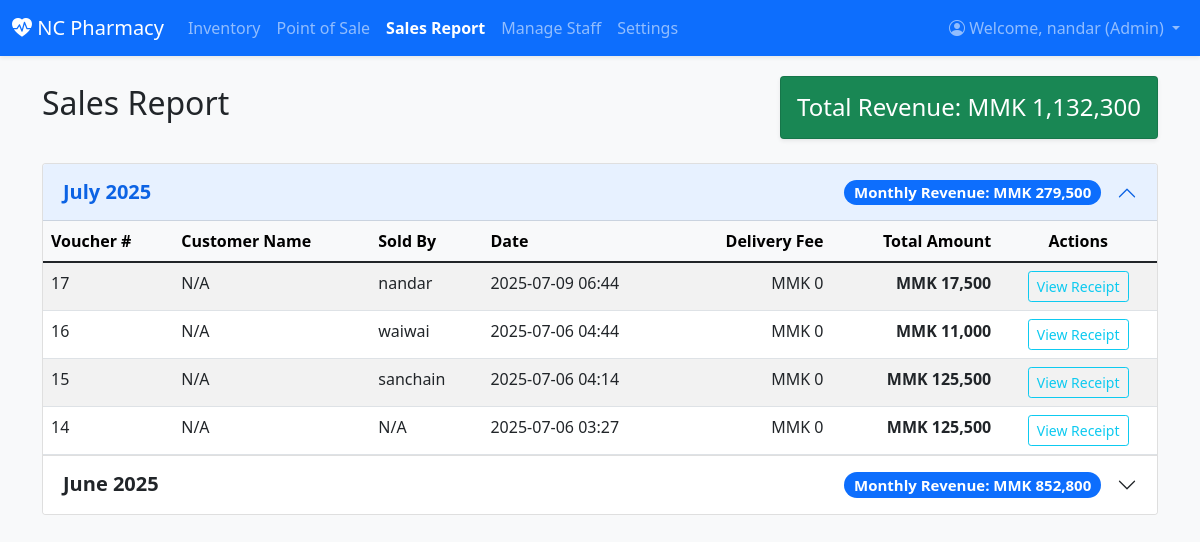
The page /sales/ (signed in) on the database its author committed.
### inventory/models.py (models this page shows, shortened)
class Profile(models.Model):
    user = models.OneToOneField(User, on_delete=models.CASCADE)
    ROLE_CHOICES = (
        ('admin', 'Admin'),
        ('staff', 'Staff'),
    )
    role = models.CharField(max_length=10, choices=ROLE_CHOICES, blank=True)
    permissions = models.ManyToManyField(Permission, blank=True)

class Sale(models.Model):
    created_at = models.DateTimeField(default=timezone.now)
    created_by = models.ForeignKey(User, on_delete=models.SET_NULL, null=True, blank=True, related_name='sales')
    delivery_fee = models.IntegerField(default=0)
    total_amount = models.IntegerField(default=0)
    customer_name = models.CharField(max_length=100, blank=True)
    customer_phone = models.CharField(max_length=20, blank=True)
    customer_address = models.TextField(blank=True)

### inventory/views.py (the view)
# urls.py: path('sales/', sales_report_view, name='sales_report'),
@login_required(login_url='/login/')
def sales_report_view(request):
    if not user_has_permission(request.user, 'view_sale'):
        messages.error(request, "You do not have permission to view sales reports.")
        return redirect('dashboard')
    sales_query = Sale.objects.select_related('created_by').all().order_by('-created_at')
    sales_by_month = OrderedDict()
    for sale in sales_query:
        month_start = sale.created_at.date().replace(day=1)
        if month_start not in sales_by_month:
            sales_by_month[month_start] = {
                'sales': [],
                'monthly_total': 0
            }
        sales_by_month[month_start]['sales'].append(sale)
        sales_by_month[month_start]['monthly_total'] += sale.total_amount
    total_revenue = sales_query.aggregate(total=Sum('total_amount'))['total'] or 0
    context = {
        'sales_by_month': sales_by_month,
        'total_revenue': total_revenue,
    }
    return render(request, 'inventory/sales_report.html', context)

### inventory/views.py (called while the page is built)
def is_admin(user):
    return user.is_authenticated and hasattr(user, 'profile') and user.profile.role == 'admin'

def user_has_permission(user, perm_codename):
    if not user.is_authenticated or not hasattr(user, 'profile'):
        return False
    if is_admin(user):
        return True
    return user.profile.permissions.filter(codename=perm_codename).exists()

### inventory/templates/inventory/sales_report.html (shortened to what this page needs)
{% extends 'inventory/base.html' %}
{% load humanize %}
{% block content %}
<div class="d-flex justify-content-between align-items-center mb-4">
    <h1 class="h2">Sales Report</h1>
    <div class="card bg-success text-white shadow-sm">
        <div class="card-body p-3">
            <h4 class="card-title mb-0">Total Revenue: MMK {{ total_revenue|floatformat:0|intcomma }}</h4>
        </div>
    </div>
</div>
<div class="accordion" id="salesReportAccordion">
    {% for month_date, data in sales_by_month.items %}
    <div class="accordion-item">
        <h2 class="accordion-header" id="heading-{{ forloop.counter }}">
            <button class="accordion-button fs-5 {% if not forloop.first %}collapsed{% endif %}" type="button" data-bs-toggle="collapse" data-bs-target="#collapse-{{ forloop.counter }}" aria-expanded="{% if forloop.first %}true{% else %}false{% endif %}" aria-controls="collapse-{{ forloop.counter }}">
                <div class="d-flex justify-content-between w-100 me-3">
                    <strong>{{ month_date|date:"F Y" }}</strong>
                    <span class="badge bg-primary rounded-pill">Monthly Revenue: MMK {{ data.monthly_total|floatformat:0|intcomma }}</span>
                </div>
            </button>
        </h2>
        <div id="collapse-{{ forloop.counter }}" class="accordion-collapse collapse {% if forloop.first %}show{% endif %}" aria-labelledby="heading-{{ forloop.counter }}" data-bs-parent="#salesReportAccordion">
            <div class="accordion-body p-0">
                <div class="table-responsive">
                    <table class="table table-striped table-hover mb-0">
                        <thead class="table-light">
                            <tr>
                                <th>Voucher #</th>
                                <th>Customer Name</th>
                                <th>Sold By</th>
                                <th>Date</th>
                                <th class="text-end">Delivery Fee</th>
                                <th class="text-end">Total Amount</th>
                                <th class="text-center">Actions</th>
                            </tr>
                        </thead>
                        <tbody>
                            {% for sale in data.sales %}
                            <tr>
                                <td>{{ sale.pk }}</td>
                                <td>{{ sale.customer_name|default:"N/A" }}</td>
                                <td>{{ sale.created_by.username|default:"N/A" }}</td>
                                <td>{{ sale.created_at|date:"Y-m-d H:i" }}</td>
                                <td class="text-end">MMK {{ sale.delivery_fee|floatformat:0|intcomma }}</td>
                                <td class="text-end fw-bold">MMK {{ sale.total_amount|floatformat:0|intcomma }}</td>
                                <td class="text-center">
                                    <a href="{% url 'sale_receipt' sale.pk %}" class="btn btn-sm btn-outline-info">View Receipt</a>
                                </td>
                            </tr>
                            {% endfor %}
                        </tbody>
                    </table>
                </div>
            </div>
        </div>
    </div>
    {% empty %}
    <div class="card">
        <div class="card-body text-center py-5">
            <p class="mb-0 text-muted">No sales have been recorded yet.</p>
        </div>
    </div>
    {% endfor %}
</div>
{% endblock %}

### inventory/templates/inventory/base.html (shortened to what this page needs)
{% load static %}
<!DOCTYPE html>
<html lang="en">
<head>
    <link href="https://cdn.jsdelivr.net/npm/bootstrap@5.1.3/dist/css/bootstrap.min.css" rel="stylesheet">
    <link rel="stylesheet" href="https://cdn.jsdelivr.net/npm/bootstrap-icons@1.8.1/font/bootstrap-icons.css">
</head>
<body>
    <nav class="navbar navbar-expand-lg navbar-dark bg-primary shadow-sm">
        <div class="container-fluid">
            <a class="navbar-brand" href="{% if user.is_authenticated %}{% url 'dashboard' %}{% else %}{% url 'login' %}{% endif %}">
                <i class="bi bi-heart-pulse-fill"></i> NC Pharmacy
            </a>
            {% if user.is_authenticated %}
            <div class="collapse navbar-collapse" id="navbarNav">
                <ul class="navbar-nav me-auto mb-2 mb-lg-0">
                    <li class="nav-item"><a class="nav-link {% if request.resolver_match.url_name == 'medicine_list' %}active{% endif %}" href="{% url 'medicine_list' %}">Inventory</a></li>
                    <li class="nav-item"><a class="nav-link {% if request.resolver_match.url_name == 'pos' %}active{% endif %}" href="{% url 'pos' %}">Point of Sale</a></li>
                    <li class="nav-item"><a class="nav-link {% if request.resolver_match.url_name == 'sales_report' %}active{% endif %}" href="{% url 'sales_report' %}">Sales Report</a></li>
                    {% if user.profile.role == 'admin' %}
                    <li class="nav-item"><a class="nav-link {% if request.resolver_match.url_name == 'manage_staff' %}active{% endif %}" href="{% url 'manage_staff' %}">Manage Staff</a></li>
                    <li class="nav-item"><a class="nav-link {% if request.resolver_match.url_name == 'settings' %}active{% endif %}" href="{% url 'settings' %}">Settings</a></li>
                    {% endif %}
                </ul>
                <ul class="navbar-nav ms-auto">
                    <li class="nav-item dropdown">
                        <a class="nav-link dropdown-toggle" href="#" id="navbarDropdown" role="button" data-bs-toggle="dropdown" aria-expanded="false">
                           <i class="bi bi-person-circle"></i> Welcome, {{ user.username }} ({{ user.profile.get_role_display }})
                        </a>
                    </li>
                </ul>
            </div>
            {% endif %}
        </div>
    </nav>
    <div class="container content-wrapper">
        {% block content %}{% endblock %}
    </div>
</body>
</html>

### inventory/templates/inventory/base.html (style rules this page uses)
body { background-color: #f8f9fa; }
.content-wrapper { padding-top: 20px; padding-bottom: 40px; }
.navbar .nav-link.active { font-weight: bold; color: #fff; }

### rows shown on the page
Sale: pk "17", customer_name "N/A", created_by.username "nandar", created_at "2025-07-09 06:44", delivery_fee "0", total_amount "17,500"
Sale: pk "16", customer_name "N/A", created_by.username "waiwai", created_at "2025-07-06 04:44", delivery_fee "0", total_amount "11,000"
Sale: pk "15", customer_name "N/A", created_by.username "sanchain", created_at "2025-07-06 04:14", delivery_fee "0", total_amount "125,500"
Sale: pk "14", customer_name "N/A", created_by.username "N/A", created_at "2025-07-06 03:27", delivery_fee "0", total_amount "125,500"

### other values the page prints
{{ user.username }} "nandar"
{{ user.profile.get_role_display }} "Admin"
{{ total_revenue|floatformat:0|intcomma }} "1,132,300"
{{ month_date|date:"F Y" }} "July 2025" "June 2025"
{{ data.monthly_total|floatformat:0|intcomma }} "279,500" "852,800"
